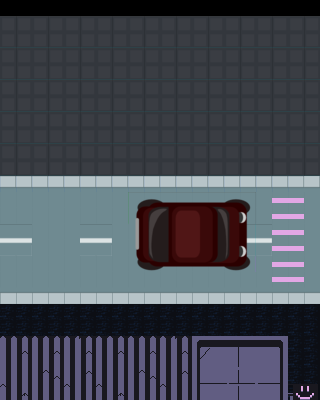

Tiled map render using the project's own tile images. Description and the map definition, with tile-layer contents summarised, below:
An orthogonal 20x25 tile map with 16x16 px tiles, 6 tile layers (Void, Ground, Wall1, ObjCanMove, ...), 3 tilesets and 9 objects (2x ParkMart, Park2, Park2Bk, Start, ParkMartBk, ...).

<map version="1.10" tiledversion="1.10.2" orientation="orthogonal" renderorder="right-down" width="20" height="25" tilewidth="16" tileheight="16" infinite="0" nextlayerid="11" nextobjectid="28">
 <tileset firstgid="1" source="../Tile/cyberpunk.tsx" />
 <tileset firstgid="481" source="../Tile/town.tsx" />
 <tileset firstgid="1081" source="../Tile/blackblock.tsx" />
 <layer id="2" name="Void" width="20" height="25">
  <data>[500 cells, 500 non-empty, 1 distinct tile ids]</data>
 </layer>
 <layer id="3" name="Ground" width="20" height="25">
  <data>[500 cells, 480 non-empty, 13 distinct tile ids]</data>
 </layer>
 <layer id="4" name="Wall1" width="20" height="25">
  <data>[500 cells, 41 non-empty, 16 distinct tile ids]</data>
 </layer>
 <layer id="5" name="ObjCanMove" width="20" height="25">
  <data>[500 cells, 63 non-empty, 37 distinct tile ids]</data>
 </layer>
 <layer id="6" name="Object" width="20" height="25">
  <data>[500 cells, 40 non-empty, 40 distinct tile ids]</data>
 </layer>
 <layer id="7" name="OverlapPlayer" width="20" height="25">
  <data>[500 cells, 2 non-empty, 2 distinct tile ids]</data>
 </layer>
 <objectgroup id="8" name="Areas">
  <object id="5" name="ParkMart" x="289.5" y="338" width="29.5" height="62" />
  <object id="7" name="ParkMart" x="311" y="1" width="34" height="336.5" />
  <object id="10" name="Park2" x="-12" y="0.5" width="20" height="334" />
 </objectgroup>
 <objectgroup id="10" name="Points">
  <object id="19" name="Park2Bk" x="44.6667" y="237.667">
   <point />
  </object>
  <object id="21" name="Start" x="96.6667" y="178">
   <point />
  </object>
  <object id="25" name="ParkMartBk" x="261.333" y="303.333">
   <point />
  </object>
  <object id="27" name="Fill Gas" x="152.333" y="185.667">
   <point />
  </object>
 </objectgroup>
 <objectgroup id="9" name="SpawnAreaLayer">
  <object id="15" name="SpawnArea0" x="50.3333" y="65" width="211.667" height="54" />
  <object id="18" name="SpawnArea1" x="98.5" y="295.167" width="9.33333" height="7.66667" />
 </objectgroup>
</map>
